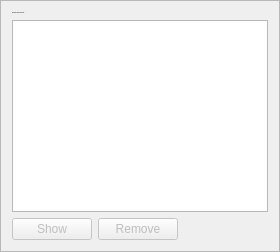
    <widget class="QFrame" name="frame">
     <property name="sizePolicy">
      <sizepolicy hsizetype="Preferred" vsizetype="Expanding">
       <horstretch>0</horstretch>
       <verstretch>0</verstretch>
      </sizepolicy>
     </property>
     <property name="frameShape">
      <enum>QFrame::StyledPanel</enum>
     </property>
     <property name="frameShadow">
      <enum>QFrame::Raised</enum>
     </property>
     <layout class="QVBoxLayout" name="verticalLayout_2">
      <item>
       <widget class="QLabel" name="label_6">
        <property name="font">
         <font>
          <pointsize>-1</pointsize>
          <weight>50</weight>
          <bold>false</bold>
         </font>
        </property>
        <property name="text">
         <string>Requested payments history</string>
        </property>
       </widget>
      </item>
      <item>
       <widget class="QTableView" name="recentRequestsView">
        <property name="contextMenuPolicy">
         <enum>Qt::CustomContextMenu</enum>
        </property>
        <property name="tabKeyNavigation">
         <bool>false</bool>
        </property>
        <property name="sortingEnabled">
         <bool>true</bool>
        </property>
       </widget>
      </item>
      <item>
       <layout class="QHBoxLayout" name="horizontalLayout_2">
        <item>
         <widget class="QPushButton" name="showRequestButton">
          <property name="enabled">
           <bool>false</bool>
          </property>
          <property name="toolTip">
           <string>Show the selected request (does the same as double clicking an entry)</string>
          </property>
          <property name="text">
           <string>Show</string>
          </property>
          <property name="icon">
           <iconset resource="../bitcoin.qrc">
            <normaloff>:/icons/edit</normaloff>:/icons/edit</iconset>
          </property>
          <property name="autoDefault">
           <bool>false</bool>
          </property>
         </widget>
        </item>
        <item>
         <widget class="QPushButton" name="removeRequestButton">
          <property name="enabled">
           <bool>false</bool>
          </property>
          <property name="toolTip">
           <string>Remove the selected entries from the list</string>
          </property>
          <property name="text">
           <string>Remove</string>
          </property>
          <property name="icon">
           <iconset resource="../bitcoin.qrc">
            <normaloff>:/icons/remove</normaloff>:/icons/remove</iconset>
          </property>
          <property name="autoDefault">
           <bool>false</bool>
          </property>
         </widget>
        </item>
        <item>
         <spacer name="horizontalSpacer_2">
          <property name="orientation">
           <enum>Qt::Horizontal</enum>
          </property>
          <property name="sizeHint" stdset="0">
           <size>
            <width>40</width>
            <height>20</height>
           </size>
          </property>
         </spacer>
        </item>
       </layout>
      </item>
     </layout>
    </widget>
